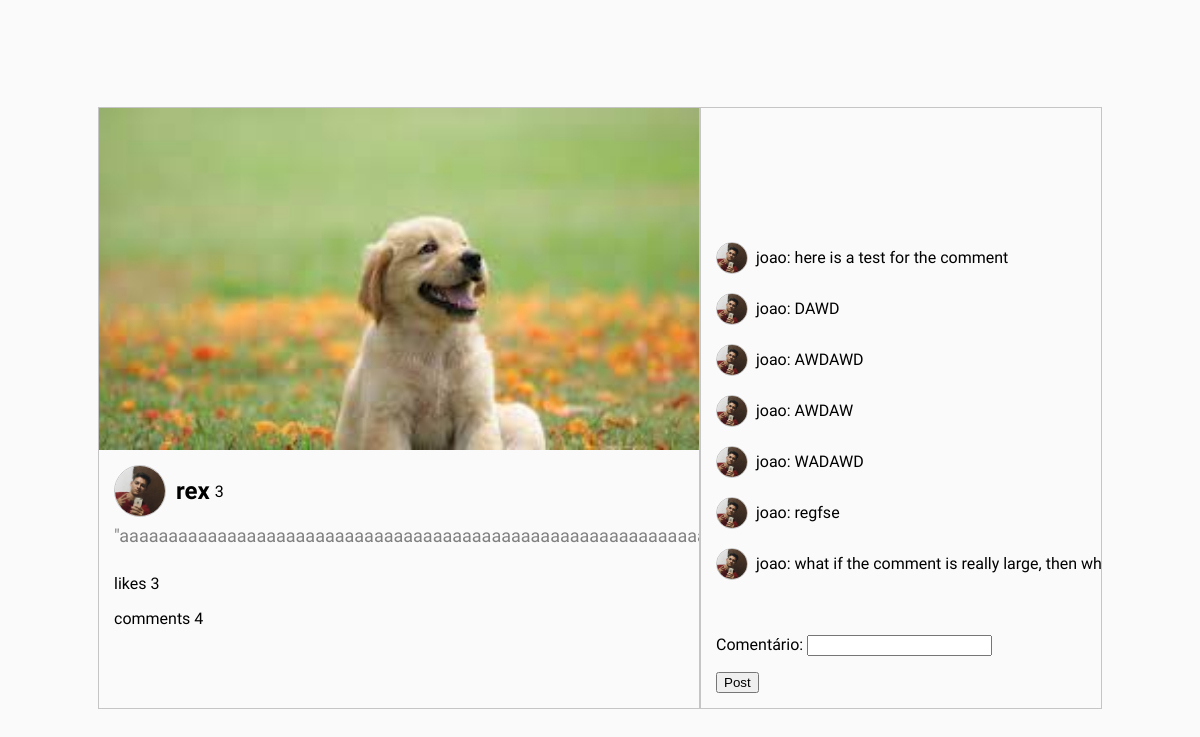
Page /post/2/comment (signed in) on the earlier database version.
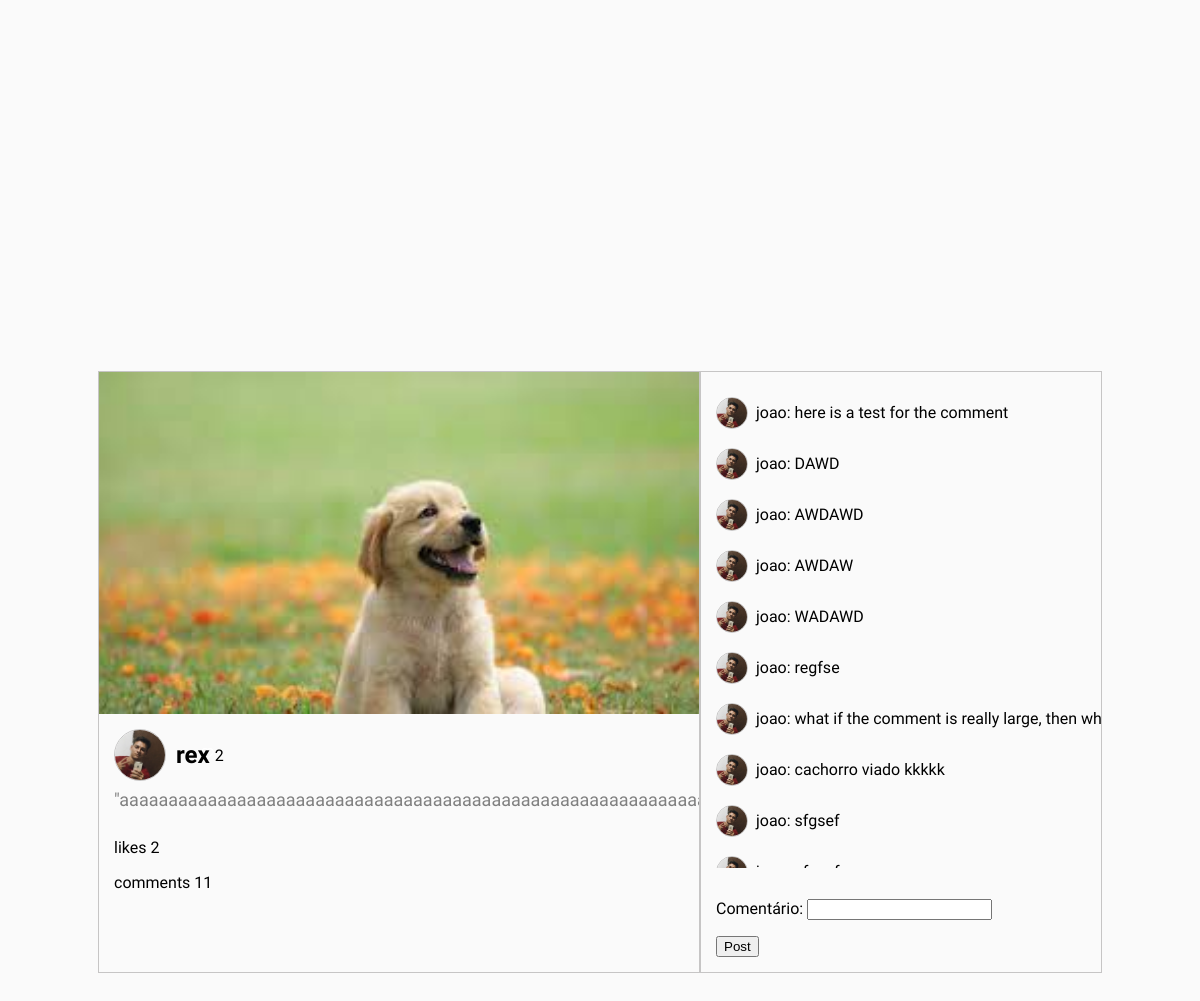
Same page on the later database version.
### myapp/models.py (models this page shows, shortened)
class Post(models.Model):
    user_profile = models.ForeignKey(UserProfile, on_delete=models.CASCADE, null=True)
    user = models.ForeignKey(User, on_delete=models.CASCADE, null=True, blank=True)
    image = models.ImageField(null=True, upload_to='images/')
    description = models.CharField(max_length=500, null=True, blank=True)
    date = models.DateTimeField(auto_now_add=True)
    likes = models.IntegerField(default=0)
    comment = models.IntegerField(default=0)
    who_liked = models.ManyToManyField(User, related_name='liked_posts', blank=True)

class Comment(models.Model):
    user = models.ForeignKey(User, on_delete=models.CASCADE)
    user_profile = models.ForeignKey(UserProfile, on_delete=models.CASCADE, null=True)
    post = models.ForeignKey(Post, on_delete=models.CASCADE, related_name='comments')
    comment = models.CharField(max_length=100, null=True, blank=True)
    date = models.DateTimeField(auto_now_add=True)

class UserProfile(models.Model):
    user = models.OneToOneField(User, on_delete=models.CASCADE)
    profile_image = models.ImageField(upload_to='images/', default='images/defaultuser.png')
    bio = models.CharField(max_length=100, null=True, blank=True)

class User(AbstractUser):
    profile_image = models.ImageField(null=True, blank=True, upload_to='images/')
    phone = models.CharField(max_length=20, null = True, blank=True)
    address = models.CharField(max_length=50 , null=True, blank=True)
    amount_of_followers = models.IntegerField(default=0)
    amount_of_following = models.IntegerField(default=0)
    followers = models.ManyToManyField('self', blank=True)

### myapp/views.py (the view)
# urls.py: path('post/<str:post_id>/comment', views.comment, name='comment_post'),
@login_required
def comment (request, post_id):
    post = Post.objects.get(id=post_id)
    comments = Comment.objects.filter(post=post)
    form = CommentForm(request.POST)
    if request.method == 'POST':
        if form.is_valid():
            comment = form.save(commit=False)
            comment.user = request.user
            comment.user_profile = request.user.userprofile
            comment.post = post
            comment.save()
            post.comment += 1
            post.save()
            print(post.comment)
            print('Valid comment')
        else:
            error_message = 'Every comment must have a text. Try again!'
            messages.error(request, error_message, extra_tags='TEXT_BLANK_ERROR')
            print('Invalid comment')
    else:
        form = CommentForm()
        print('Method is not post')
    return render(request, 'post_details.html', {'form': form , 'comments': comments, 'post': post})

### myapp/forms.py
class CommentForm(forms.ModelForm):
   class Meta:
      model = Comment
      fields = ['comment']
      labels = {
          'comment': 'Comentário',
      }

### myapp/templates/post_details.html (shortened to what this page needs)
{% extends "base.html" %}
{% block content %}
<!DOCTYPE html>
<html lang="en">
<head>
    {% load static %}
    <link rel="stylesheet" href="{% static 'postdetail.css' %}">
</head>
<body>
    <div class = "post_details">
        <div class = "test">
            <div class = "post_image_and_likes">
                <div class = img_container><img id = "post_image" src = "{{ post.image.url }}" alt=""></div>
                <div class = "post_info">
                    <div id = "user">
                        <img id = "main_image" src="{{ post.user_profile.profile_image.url }}" alt="">
                        <strong>{{ post.user.username }}</strong>
                        <a href="{% url 'like_post' post.id %}">
                            <img id = "heart" src="{% static 'img/likePost.svg' %}" alt="">
                        </a><p>{{ post.likes}}</p>
                    </div>
                    <p id = "post_desc">"aaaaaaaaaaaaaaaaaaaaaaaaaaaaaaaaaaaaaaaaaaaaaaaaaaaaaaaaaaaaaaaaaaaaaaaa"</p>
                    <p>likes {{ post.likes }}</p>
                    <p>comments {{ post.comment }}</p>
                </div>
            </div>
            <div class = "post_comments">
                <div class = "all_comments">
                    {% for comment in comments %}
                    <div id = "user">
                        <img id = "profile_image" src="{{ comment.user_profile.profile_image.url }}" alt="">
                            <pre>  {{ comment.user.username }}: {{ comment.comment }}  </pre>
                        </div>
                        {% endfor %}
                </div>
                <div class = "insert_new_comment">
                    <form method="post" method="POST" enctype="multipart/form-data" id="post-form">
                        {{ form.as_p }}
                        <button type="submit">Post</button>
                    </form>
                </div>
            </div>
        </div>
    </div>
</body>
</html>
{% endblock %}

Differences in the rows shown:
changed Post "rex": likes "3" → "2"; comment "4" → "11"
added Comment: user_profile.profile_image (picture), user.username "joao", comment "cachorro viado kkkkk"
added Comment: user_profile.profile_image (picture), user.username "joao", comment "sfgsef"
added Comment: user_profile.profile_image (picture)
